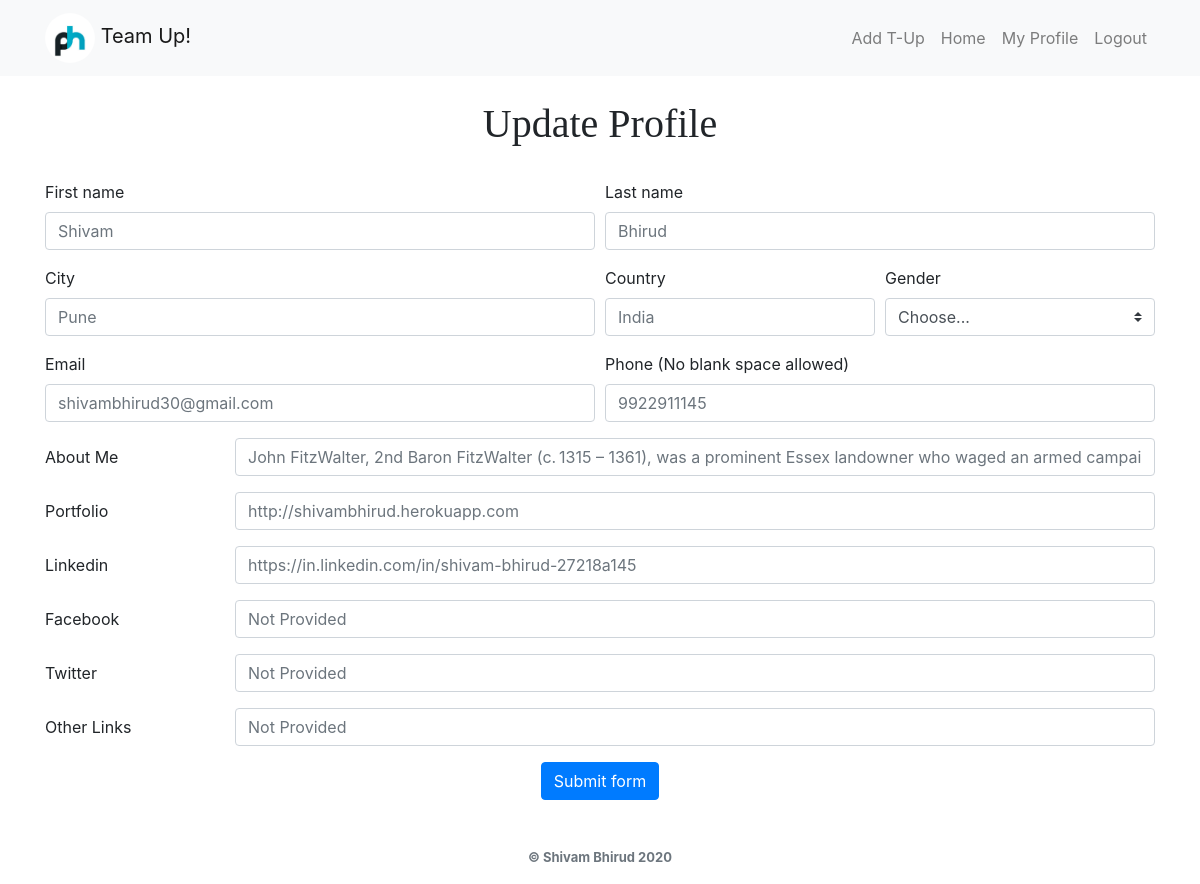
/accounts/edit_profile_page (signed in), run on the app's committed database.
### accounts/models.py (models this page shows)
class extendeduser(models.Model):
  user = models.OneToOneField(User, primary_key=True, on_delete=models.CASCADE)
  first_name = models.CharField(max_length=255)
  last_name = models.CharField(max_length=255, default='')
  gender = models.CharField(max_length=255, blank=True, default='rather_not_say')
  email = models.EmailField(verbose_name='email', max_length=60, default='')
  about_me = models.TextField(max_length=1000, default="Let's Team-up!")
  portfolio = models.URLField(default='Not Provided')
  linkedin = models.URLField(default='Not Provided')
  facebook = models.URLField(default='Not Provided')
  twitter = models.URLField(default='Not Provided')
  other_url = models.URLField(default='Not Provided')
  city = models.CharField(max_length=255, default='')
  country = models.CharField(max_length=255, default='')
  phone = models.CharField(max_length=17, default='0000000000')
  date_joined = models.DateTimeField(verbose_name='date_joined', auto_now=True)
  last_login = models.DateTimeField(verbose_name='last_login', auto_now=True)
  is_admin = models.BooleanField(default=False)
  is_superuser = models.BooleanField(default=False)

### accounts/views.py (the view)
# urls.py: path('edit_profile_page', views.show_profile_page, name='show_profile_page'),
@login_required(login_url="/accounts/login")
def show_profile_page(request):
  data = extendeduser.objects.filter(user = request.user)
  return render(request, 'accounts/edit_profile_page.html', {'data':data})

### accounts/templates/accounts/edit_profile_page.html (shortened to what this page needs)
{% extends 'base.html' %}
{% block content %}
<form action="{% url 'edit_profile' %}" method="POST">
  {% for d in data %}
  <br>
  <h1 style="text-align: center; font-family: 'Times New Roman', Times, serif;">Update Profile</h1>
  <br>
  <div class="form-row">
    <div class="col-md-6 mb-3">
      <label for="validationDefault01">First name</label>
      <input type="text" name="first_name" class="form-control" id="validationDefault01" placeholder="{{ d.first_name }}">
    </div>
    <div class="col-md-6 mb-3">
      <label for="validationDefault02">Last name</label>
      <input type="text" name="last_name" class="form-control" id="validationDefault02" placeholder="{{ d.last_name }}">
    </div>
  </div>
  <div class="form-row">
    <div class="col-md-6 mb-3">
      <label for="validationDefault03">City</label>
      <input type="text" name="city" class="form-control" id="validationDefault03" placeholder="{{ d.city }}">
    </div>
    <div class="col-md-3 mb-3">
      <label for="validationDefault04">Country</label>
      <input type="text" name="country" class="form-control" id="validationDefault04" placeholder="{{ d.country }}">
    </div>
    <div class="col-md-3 mb-3">
      <label for="validationDefault05">Gender</label>
      <select class="custom-select" id="validationDefault04" name="gender" placeholder="{{ d.gender }}">
        <option selected value="{{ d.gender }}">Choose...</option>
      </select>
    </div>
  </div>
  <div class="form-row">
    <div class="col-md-6 mb-3">
      <label for="inputEmail3">Email</label>
      <input type="email" name="email" class="form-control" id="inputEmail3" placeholder="{{ d.email }}">
    </div>
    <div class="col-md-6 mb-3">
      <label for="validationDefault11">Phone (No blank space allowed)</label>
      <input type="tel" name="phone" class="form-control" id="validationDefault11" placeholder="{{ d.phone }}">
    </div>
  </div>
  <div class="form-group row">
    <label for="validationDefault05" class="col-sm-2 col-form-label">About Me</label>
    <div class="col-sm-10">
      <input type="textbox" name="about_me" class="form-control" id="validationDefault05" placeholder="{{ d.about_me }}">
    </div>
  </div>
  <div class="form-group row">
    <label for="validationDefault06" class="col-sm-2 col-form-label">Portfolio</label>
    <div class="col-sm-10">
      <input type="url" name="portfolio" class="form-control" id="validationDefault06" placeholder="{{ d.portfolio }}">
    </div>
  </div>
  <div class="form-group row">
    <label for="validationDefault07" class="col-sm-2 col-form-label">Linkedin</label>
    <div class="col-sm-10">
      <input type="url" name="linkedin" class="form-control" id="validationDefault07" placeholder="{{ d.linkedin }}">
    </div>
  </div>
  <div class="form-group row">
    <label for="validationDefault08" class="col-sm-2 col-form-label">Facebook</label>
    <div class="col-sm-10">
      <input type="url" name="facebook" class="form-control" id="validationDefault08" placeholder="{{ d.facebook }}">
    </div>
  </div>
  <div class="form-group row">
    <label for="validationDefault09" class="col-sm-2 col-form-label">Twitter</label>
    <div class="col-sm-10">
      <input type="url" name="twitter" class="form-control" id="validationDefault09" placeholder="{{ d.twitter }}">
    </div>
  </div>
  <div class="form-group row">
    <label for="validationDefault10" class="col-sm-2 col-form-label">Other Links</label>
    <div class="col-sm-10">
      <input type="url" name="other_url" class="form-control" id="validationDefault10" placeholder="{{ d.other_url }}">
    </div>
  </div>
  <div class="col-md-12 text-center">
  <button class="btn btn-primary" type="submit">Submit form</button>
  </div>
  <br>
  <br>
  {% endfor %}
</form>
{% endblock %}

### data on the page
extendeduser: first_name "Shivam", last_name "Bhirud", city "Pune", country "India", gender "Choose...", email "shivambhirud30@gmail.com", phone "9922911145", portfolio "http://shivambhirud.herokuapp.com", linkedin "https://in.linkedin.com/in/shivam-bhirud-27218a145", facebook "Not Provided", twitter "Not Provided", other_url "Not Provided"
